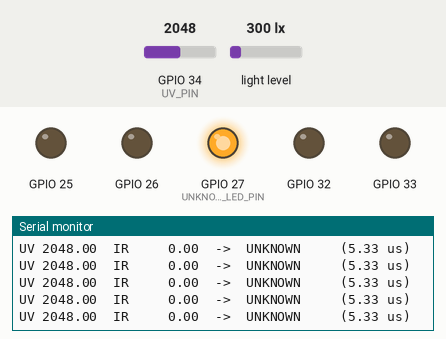
This sketch was run on a simulated ESP32. On the bench: output pins drawn as LEDs (lit = HIGH), the last lines printed to the serial monitor. The test bench sets the inputs (shaded band); at power-on: GPIO 34 (UV_PIN) = 2048, light level 300 lx (analog values on the 0–4095 scale).

Above: at 1.2 s.
1.3 s: GPIO 34 (UV_PIN) set to 1033
At 1.31 s:
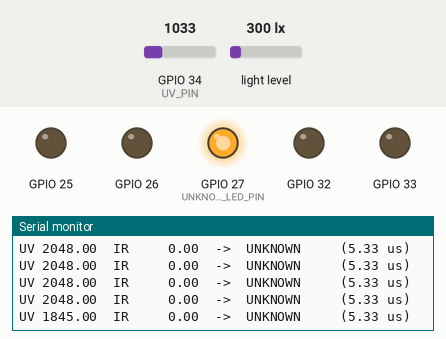
2.8 s: GPIO 34 (UV_PIN) set to 964
At 3.21 s:
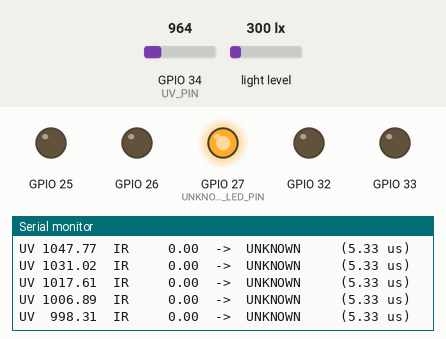
Timing chart, 0 to 5.8 s (numbered marks = the images above; inputs shaded):
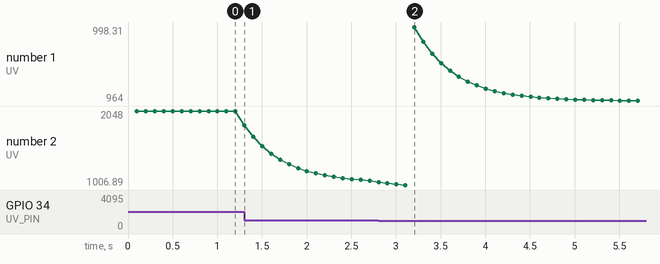

The sketch:

classify.ino
```cpp
/*
File:
classify.ino

Description:
Part 4 -- on-device inference on the ESP32, reported on serial AND LEDs.
Every sample: read raw UV and IR, apply the same EMA filter used during
collection, take log1p, scale with SCALE_BOUNDS, find the grid cell, read
one byte per class from CLASS_TABLE and take the winner -- or UNKNOWN when
even the winner is below REJECT_TAU. The result is printed on serial and
shown on one LED per class (plus one for UNKNOWN); exactly one is lit.

It also measures what the report has to compare against the predicted
footprint: at start-up it prints the model's size and where it sits in
memory, the free heap and stack, and the average time per query; every
serial line then carries that query's own time.

Validation: send L:<label> (the same command as data_collection_UPDATED.ino)
while holding the sensor under a known light, to record a fresh held-out
batch as CSV rows, each with the predicted class next to the true label.

Note:
- model.h is written by src/generate_model_header.py; do not edit it.
  It must sit in the same folder as this file: classify/classify.ino and
  classify/model.h.
- Board: ESP32 Dev Module (DevKit V1). Libraries: Adafruit TSL2591,
  Adafruit Unified Sensor. Sensor wiring as in data_collection_UPDATED.ino.
- Works with the Waveshare TSL25911 board: same TSL2591 chip, I2C address
  0x29 and chip ID 0x50, which is all the Adafruit library checks.
  Waveshare VCC -> 3V3, GND -> GND, SDA -> GPIO21, SCL -> GPIO22; INT unused.
- UV: GUVA-S12SD OUT -> GPIO34 (ADC1, so it keeps working with WiFi on).
- LEDs, each GPIO -> 220-330 ohm resistor -> LED anode; cathode -> GND:
    D32 shade   D33 LED   D25 fluorescent   D26 sun   D27 UNKNOWN
- Serial Monitor at 115200 baud.
    untagged line:  UV, IR -> class  (time)
    L:<label> rows: uv,ir,predicted,label,us   (send L: to stop)
    R toggles rows: raw_uv,raw_ir,filt_uv,filt_ir,predicted
- Errors (sensor missing, or a model class with no LED): message on
  serial, then all five LEDs blink together.

___________________________________________________
Author      Date                Comment
Gib M.      Oct. 15th, 2026     rev 1 -- classify_serial.ino and
                                classify_led.ino, separate sketches.
Gib M.      Oct. 16th, 2026     rev 2 -- merged into one sketch reporting
                                on serial and LEDs; saturation check uses
                                the 100 ms count ceiling; R command streams
                                raw vs filtered readings.
*/
#include <Wire.h>
#include <math.h>
#include <string.h>
#include <Adafruit_Sensor.h>
#include <Adafruit_TSL2591.h>
#include "model.h"

// --- Sensor set-up: must match data_collection_UPDATED.ino -------------------
// The model was trained on readings taken exactly this way. A different
// gain, integration time, filter constant or sample rate shifts the
// readings, and the grid cells no longer mean the same thing.
Adafruit_TSL2591 tsl = Adafruit_TSL2591(2591);

const int UV_PIN = 34;
const int SDA_PIN = 21;
const int SCL_PIN = 22;

const float ALPHA = 0.2f;                      // EMA smoothing factor
const unsigned long SAMPLE_INTERVAL_MS = 100;  // ~10 Hz, as in collection

// At 100 ms integration each TSL2591 channel tops out at 36863 counts, not
// 65535, so that is where saturation shows up.
const uint16_t TSL_MAX_COUNT = 36863;

float uvFiltered = -1;  // -1 = "not yet initialized"
float irFiltered = -1;
unsigned long lastSampleTime = 0;

String trueLabel = "";  // empty = not recording a held-out batch
bool rawMode = false;   // R toggles: stream raw and filtered side by side

// --- LED display -------------------------------------------------------------
// GPIO 32, 33, 25, 26, 27 are consecutive on the DevKit's header and are
// all safe outputs (none is a boot strapping pin). Ordered dimmest to
// brightest light, so the lit LED moves along the row with the light.
struct ClassLed {
  const char* name;
  int pin;
};
const ClassLed CLASS_LEDS[] = {
  {"shade", 32}, {"LED", 33}, {"fluorescent", 25}, {"sun", 26},
};
const int UNKNOWN_LED_PIN = 27;

// LED pin for each class index, looked up by name: the cluster numbers in
// model.h can change when the model is rebuilt, the names should not.
int ledPin[NUM_CLASSES];

void showClass(int c) {
  for (int k = 0; k < NUM_CLASSES; k++) {
    digitalWrite(ledPin[k], k == c ? HIGH : LOW);
  }
  digitalWrite(UNKNOWN_LED_PIN, c < 0 ? HIGH : LOW);
}

// Error display: print why, then blink every LED forever.
void failForever(const char* message) {
  Serial.print("# ERROR: ");
  Serial.println(message);
  for (bool on = true;; on = !on) {
    for (const ClassLed& led : CLASS_LEDS) digitalWrite(led.pin, on);
    digitalWrite(UNKNOWN_LED_PIN, on);
    delay(250);
  }
}

// --- The classifier (steps 3 to 8) -------------------------------------------
// Returns the class index, or -1 for unknown.
int classify(float uv, float ir) {
  // 3: scale. The bounds are in log units, so log1p comes first, exactly
  //    as transform_features does in Python.
  float x = (log1pf(uv) - SCALE_BOUNDS[0]) / (SCALE_BOUNDS[1] - SCALE_BOUNDS[0]);
  float y = (log1pf(ir) - SCALE_BOUNDS[2]) / (SCALE_BOUNDS[3] - SCALE_BOUNDS[2]);

  // 4: grid cell. Readings outside the training range clip to the edge.
  int col = constrain((int)(x * GRID_N), 0, GRID_N - 1);
  int row = constrain((int)(y * GRID_N), 0, GRID_N - 1);

  // 5-7: one byte per class, straight from flash; keep the largest.
  // Strict > keeps the first class on a tie, like numpy's argmax.
  int best = 0;
  float bestValue = -1.0f;
  for (int c = 0; c < NUM_CLASSES; c++) {
    float v = pgm_read_byte(&CLASS_TABLE[c][row][col]) / 255.0f;
    if (v > bestValue) {
      bestValue = v;
      best = c;
    }
  }

  // 8: too weak to trust -> unknown.
  return (bestValue < REJECT_TAU) ? -1 : best;
}

const char* nameOf(int c) {
  return (c < 0) ? "UNKNOWN" : CLASS_NAMES[c];
}

// Cycle counter, not micros(): one query takes only a few microseconds,
// below micros()'s 1 us resolution.
float cyclesToUs(uint32_t cycles) {
  return cycles / (float)getCpuFrequencyMhz();
}

// --- Footprint and timing report ---------------------------------------------
void reportFootprint() {
  const unsigned modelBytes = sizeof(CLASS_TABLE) + sizeof(SCALE_BOUNDS);
  Serial.printf("# model: CLASS_TABLE %u B + SCALE_BOUNDS %u B = %u B "
                "(predicted %u = %u*%u^2 + 16)\n",
                (unsigned)sizeof(CLASS_TABLE), (unsigned)sizeof(SCALE_BOUNDS),
                modelBytes, NUM_CLASSES * GRID_N * GRID_N + 16u,
                NUM_CLASSES, GRID_N);

  // On the original ESP32, 0x3F400000-0x3F7FFFFF is flash mapped as data
  // (DROM): a table there costs flash but no SRAM.
  uint32_t addr = (uint32_t)CLASS_TABLE;
  bool inFlash = addr >= 0x3F400000 && addr < 0x3F800000;
  Serial.printf("# CLASS_TABLE at 0x%08X -> %s\n", (unsigned)addr,
                inFlash ? "flash (DROM), no SRAM used" : "NOT in flash");

  Serial.printf("# sketch %u B of %u B flash chip\n",
                (unsigned)ESP.getSketchSize(), (unsigned)ESP.getFlashChipSize());
  Serial.printf("# heap: %u B free of %u B; loop stack: %u B never used\n",
                (unsigned)ESP.getFreeHeap(), (unsigned)ESP.getHeapSize(),
                (unsigned)uxTaskGetStackHighWaterMark(NULL));
}

// Time many queries spread over the whole input range, so every grid
// cell's path is exercised, and average them.
void benchmark() {
  const int N = 10000;
  volatile int sink = 0;  // stops the compiler from dropping the calls
  uint32_t t0 = ESP.getCycleCount();
  for (int i = 0; i < N; i++) {
    float uv = (i % 100) * 40.0f;            // 0 .. 3960
    float ir = 100.0f + (i / 100) * 320.0f;  // 100 .. 31780
    sink += classify(uv, ir);
  }
  uint32_t cycles = ESP.getCycleCount() - t0;
  Serial.printf("# time per query: %.2f us average over %d queries "
                "(%u cycles each, CPU %u MHz)\n",
                cyclesToUs(cycles) / N, N, (unsigned)(cycles / N),
                (unsigned)getCpuFrequencyMhz());
}

// --- Set-up ------------------------------------------------------------------
void setup() {
  Serial.begin(115200);

  // LEDs first, so an error can be shown on them.
  for (const ClassLed& led : CLASS_LEDS) pinMode(led.pin, OUTPUT);
  pinMode(UNKNOWN_LED_PIN, OUTPUT);

  // Match each model class to its LED by name. A name with no LED
  // (model rebuilt with new classes) is an error.
  for (int c = 0; c < NUM_CLASSES; c++) {
    ledPin[c] = -1;
    for (const ClassLed& led : CLASS_LEDS) {
      if (strcmp(led.name, CLASS_NAMES[c]) == 0) ledPin[c] = led.pin;
    }
    if (ledPin[c] < 0) failForever("a class in model.h has no LED; update CLASS_LEDS.");
  }

  analogReadResolution(12);  // ESP32 ADC: 0-4095
  Wire.begin(SDA_PIN, SCL_PIN);
  if (!tsl.begin()) {
    failForever("TSL2591 not found. Check wiring (SDA=21, SCL=22) and power.");
  }
  tsl.setGain(TSL2591_GAIN_MED);
  tsl.setTiming(TSL2591_INTEGRATIONTIME_100MS);

  benchmark();
  reportFootprint();
  Serial.println("# Ready. Send L:<label> to record a held-out batch, L: to stop;");
  Serial.println("# send R to toggle raw-vs-filtered streaming.");

  showClass(-1);  // nothing known until the first sample
}

// --- Main loop (steps 1, 2 and 9) --------------------------------------------
void loop() {
  handleSerialCommands();

  // 9: wait for the next sample.
  unsigned long now = millis();
  if (now - lastSampleTime < SAMPLE_INTERVAL_MS) return;
  lastSampleTime = now;

  // 2: raw readings, as in collection: UV from the ADC, IR from the
  //    TSL2591's IR-only channel.
  int rawUV = analogRead(UV_PIN);
  uint32_t lum = tsl.getFullLuminosity();  // ir<<16 | full
  uint16_t full = lum & 0xFFFF;
  uint16_t ir = lum >> 16;
  if (full >= TSL_MAX_COUNT || ir >= TSL_MAX_COUNT) {
    Serial.println("# WARNING: TSL2591 saturated.");
  }
  if (rawUV >= 4095) {
    Serial.println("# WARNING: UV ADC at its 4095 ceiling.");
  }
  int rawIR = ir;

  // Same EMA filter: y_n = alpha*x_n + (1-alpha)*y_(n-1).
  if (uvFiltered < 0) {
    uvFiltered = rawUV;
    irFiltered = rawIR;
  } else {
    uvFiltered = ALPHA * rawUV + (1 - ALPHA) * uvFiltered;
    irFiltered = ALPHA * rawIR + (1 - ALPHA) * irFiltered;
  }

  // 3-8, timed on their own: the sensor read above takes ~100 ms and
  // would swamp the classifier's few microseconds.
  uint32_t t0 = ESP.getCycleCount();
  int c = classify(uvFiltered, irFiltered);
  float us = cyclesToUs(ESP.getCycleCount() - t0);

  // Report on both outputs.
  showClass(c);
  if (rawMode) {
    // Filter evidence: CSV row raw_uv,raw_ir,filt_uv,filt_ir,predicted
    Serial.printf("%d,%d,%.2f,%.2f,%s\n", rawUV, rawIR, uvFiltered,
                  irFiltered, nameOf(c));
  } else if (trueLabel.length() > 0) {
    // CSV row for the held-out batch: uv,ir,predicted,label,us
    Serial.printf("%.2f,%.2f,%s,%s,%.2f\n", uvFiltered, irFiltered,
                  nameOf(c), trueLabel.c_str(), us);
  } else {
    Serial.printf("UV %7.2f  IR %8.2f  ->  %-11s (%.2f us)\n",
                  uvFiltered, irFiltered, nameOf(c), us);
  }
}

// L:<label> starts recording a held-out batch under that true label;
// L: (empty) stops. Same commands as the collection sketch.
void handleSerialCommands() {
  if (!Serial.available()) return;
  String line = Serial.readStringUntil('\n');
  line.trim();

  // R: toggle raw-vs-filtered streaming (the filter-evidence capture).
  if (line == "R") {
    rawMode = !rawMode;
    Serial.println(rawMode ? "# raw_uv,raw_ir,filt_uv,filt_ir,predicted"
                           : "# Raw streaming off.");
    return;
  }
  if (!line.startsWith("L:")) return;

  String newLabel = line.substring(2);
  newLabel.trim();
  if (newLabel == trueLabel) return;
  trueLabel = newLabel;
  if (trueLabel.length() > 0) {
    Serial.print("# Recording held-out batch for label: ");
    Serial.println(trueLabel);
  } else {
    Serial.println("# Recording paused.");
  }
}
```

Source omitted: model.h (data table, 7098 bytes)

Measured:
- the behaviour switches between 999 and 998 on GPIO 34 (UV_PIN) (found by bisection; images 1 and 2)
- after the input at 1.3 s, the serial monitor: prints a new line at once (image 1)
- after the input at 2.8 s, the serial monitor: prints a new line at once (image 2)
- plotted number 2: 2048 → 1068.71 after the input at 1.3 s, 1068.71 → 1006.89 after the input at 2.8 s
